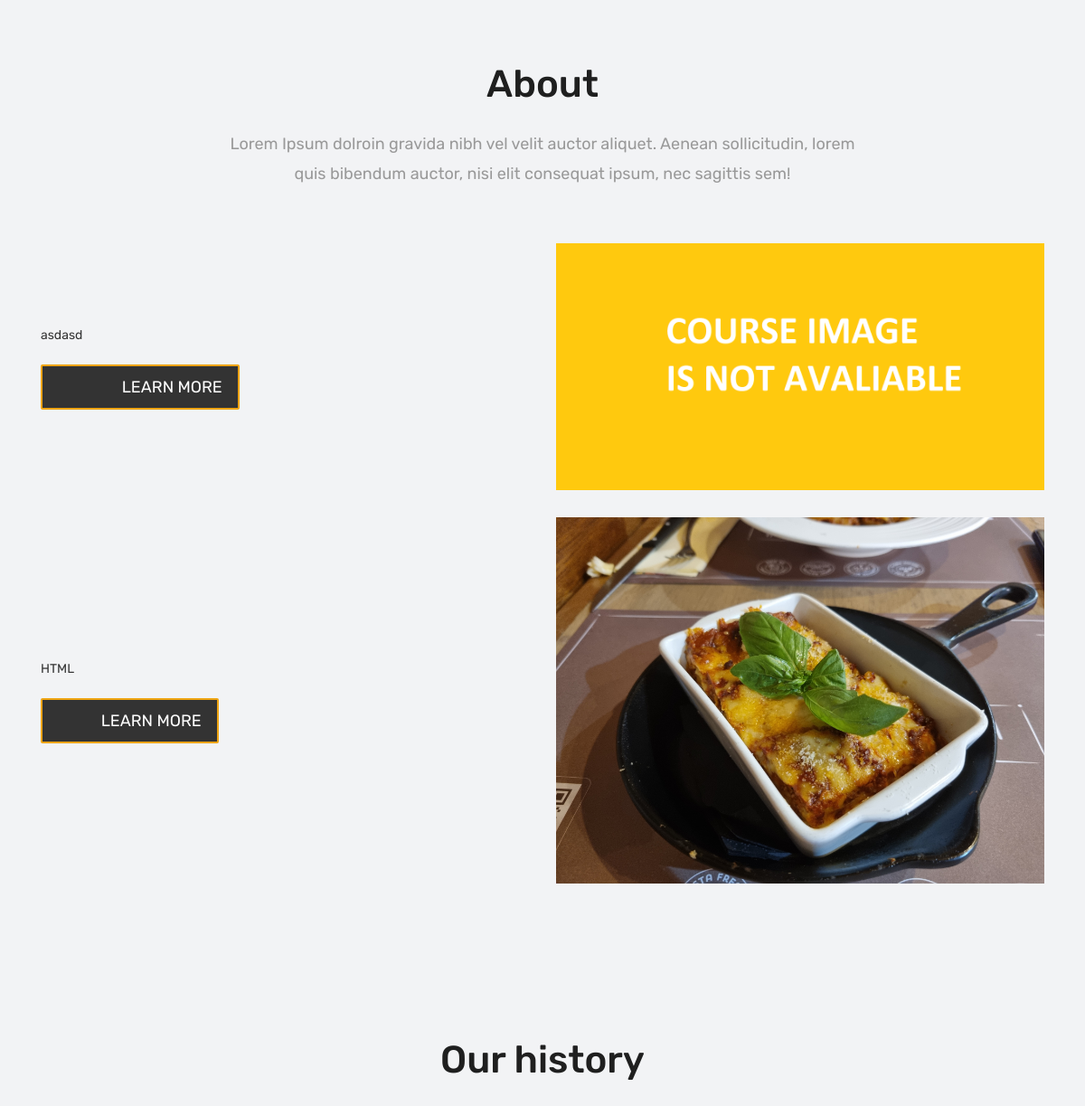
Before: / (middle part) with the older database file.
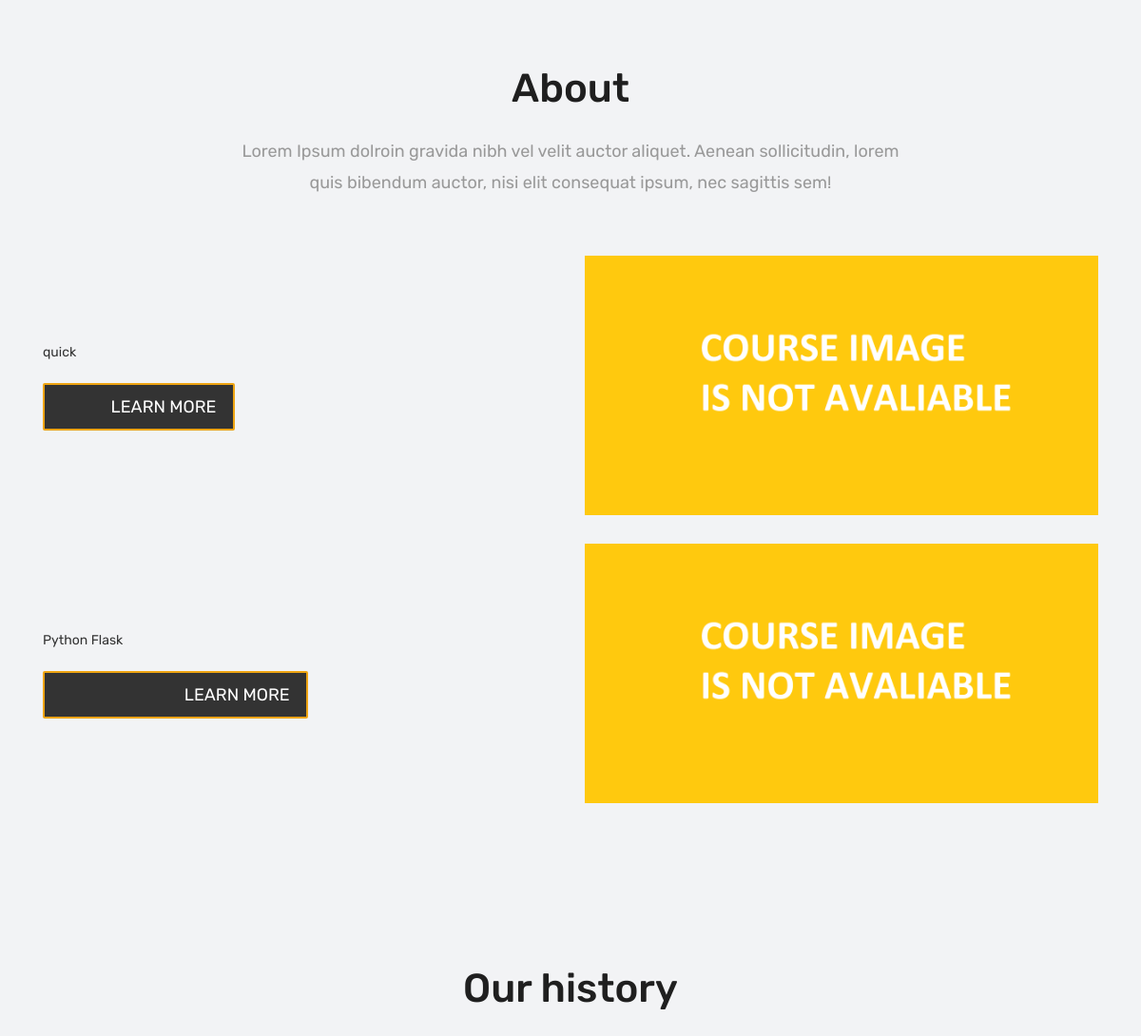
After: the same page with the newer database file.
### courses/models.py (models this page shows, shortened)
class Course(models.Model):
    teacher = models.ForeignKey(Teacher,null=True, on_delete=models.CASCADE)
    name = models.CharField(max_length=50, unique=True)
    category = models.ForeignKey(Category,null=True,on_delete=models.DO_NOTHING)
    tags = models.ManyToManyField(Tag, blank=True, null=True)
    description = models.TextField(blank=True,null=True)
    image = models.ImageField(upload_to="courses/%Y/%m/%d/",default="courses/default_course_image.png")
    date = models.DateTimeField(auto_now=True)
    avaliable = models.BooleanField(default=True)

### pages/views.py (the view)
# urls.py: path('',IndexView.as_view(),name='index'),
class IndexView(TemplateView):
    template_name = 'index.html'
    def get_context_data(self, **kwargs):
        context = super().get_context_data(**kwargs)
        context['courses'] = Course.objects.filter(avaliable=True).order_by('-date')[:2]
        context['total_course'] = Course.objects.filter(avaliable=True).count()
        return context

### templates/index.html (shortened to what this page needs)
{% extends 'partials/_base.html' %}
{% load static %}
{% block content %}
    <div id="overviews" class="section lb">
        <div class="container">
            <div class="section-title row text-center">
                <div class="col-md-8 offset-md-2">
                    <h3>About</h3>
                    <p class="lead">Lorem Ipsum dolroin gravida nibh vel velit auctor aliquet. Aenean sollicitudin, lorem quis bibendum auctor, nisi elit consequat ipsum, nec sagittis sem!</p>
                </div>
            </div>
            {% for course in courses %}
            <div class="row align-items-center">
                <div class="col-xl-6 col-lg-6 col-md-12 col-sm-12">
                    <div class="message-box">
                        <p>{{course.name}}</p>
                        <a href="{% url 'course_detail' course.category.slug course.id %}" class="hover-btn-new orange" title="">{{course.name}}<span>Learn More</span></a>
                    </div>
                </div>
				<div class="col-xl-6 col-lg-6 col-md-12 col-sm-12">
                    <div class="post-media wow fadeIn">
                        <img src="{{course.image.url}}" alt="" class="img-fluid img-rounded">
                    </div>
                </div>
			</div>
			{%endfor%}
            </div>
        </div>
    <section class="section lb page-section">
		<div class="container">
			 <div class="section-title row text-center">
                <div class="col-md-8 offset-md-2">
                    <h3>Our history</h3>
                </div>
            </div>
		</div>
	</section>
   {% endblock %}

Changed rows visible on the page:
no longer on this page (row unchanged): Course: name "asdasd", image (placeholder picture)
no longer on this page (row unchanged): Course: name "HTML", image (picture)
added Course: name "quick", image (placeholder picture)
added Course: name "Python Flask", image (placeholder picture)
